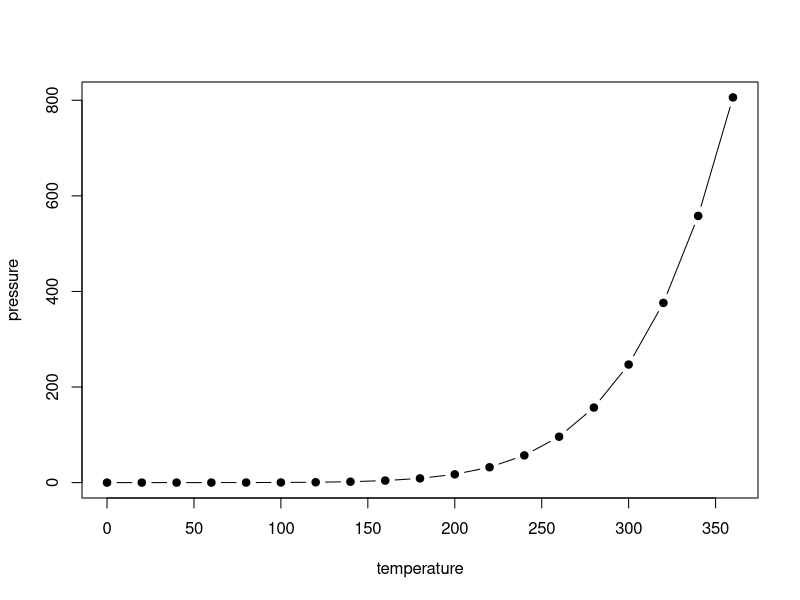
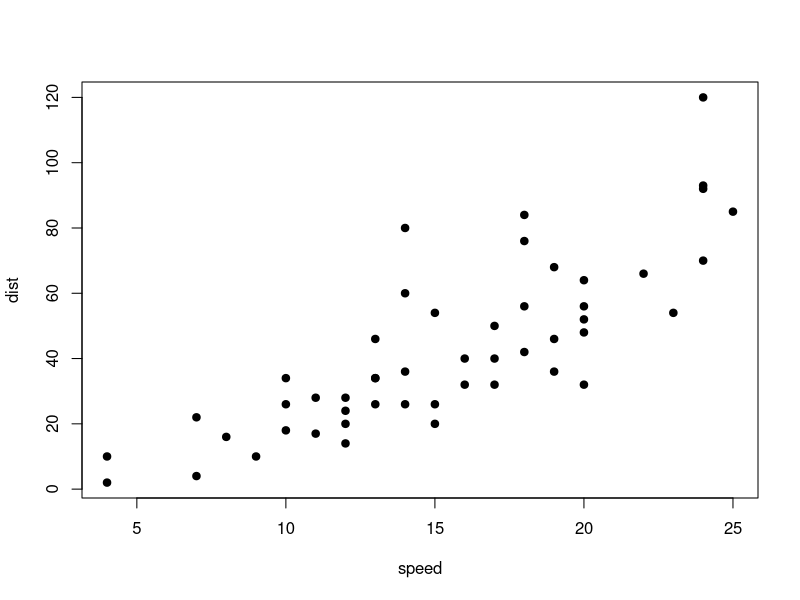

The R script that drew these images, in order:
## ---- chunk 1
#| fig-alt: "Scatter plot of vapor pressure rising steeply with temperature"
#| panzoom: true
#| fig-cap: "Vapor pressure of mercury against temperature."

plot(pressure, type = "b", pch = 19)
## ---- chunk 2
#| fig-alt: "Scatter plot of stopping distance against speed for 50 cars"
#| panzoom:
#|   backdrop: "rgba(70, 25, 15, 0.92)"
#|   panel-background: "#fbe9dc"
#|   panel-color: "#4a1f10"
#| fig-cap: "Stopping distance against speed for 50 cars."

plot(cars, pch = 19)
